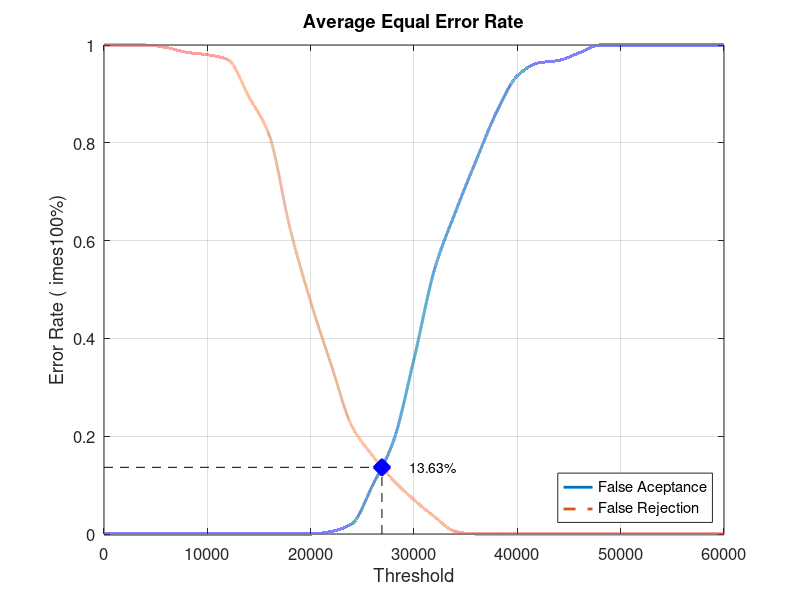
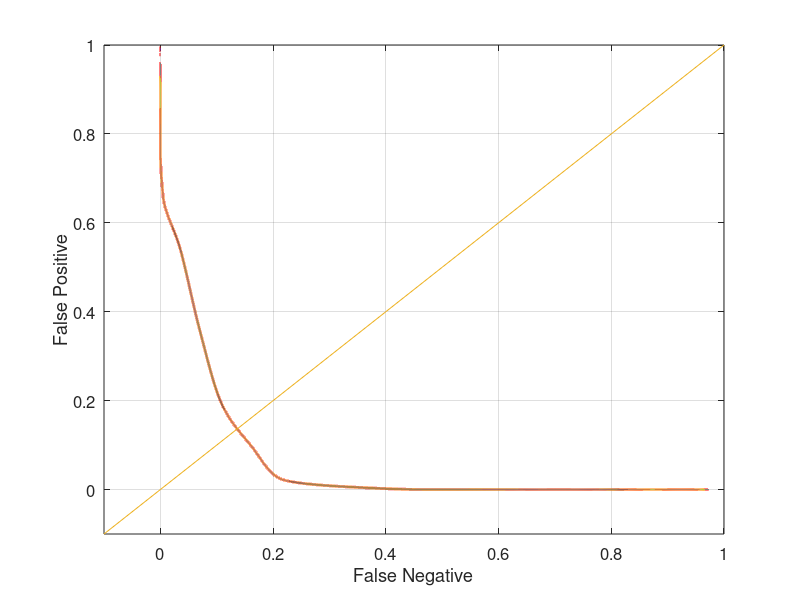

Write the MATLAB code that produced these figures, in order.
close all;
clear;
clc;
x = 0:2000:60000;
xq = 0:0.5:60000;

y0 = [0 0 0 0 0 0 0 0 0 0 0 0.00526316 0.0210526 0.1 0.189474 0.357895 0.542105 0.657895 0.763158 0.863158 0.936842 0.963158 0.968421 0.984211 1 1 1 1 1 1 1]
yy0 = interp1(x, y0, xq, 'pchip');
y1 = [1 1 1 0.995 0.985 0.98 0.97 0.895 0.815 0.625 0.475 0.345 0.22 0.16 0.11 0.07 0.035 0.005 0 0 0 0 0 0 0 0 0 0 0 0 0]
yy1 = interp1(x, y1, xq, 'pchip');

% Calculating EER: 
y2 = abs(y0 - y1);
find(y2 == min(y2))
yy2 = abs(yy0 - yy1);
xEER = find(yy2 == min(yy2));
xEERIndex = xq(xEER) % X-axis EER
yEER = yy0(xEER) % Y-axis EER

main = figure
plot(xq, yy0,'-','LineWidth', 2);	hold on
plot(xq, yy1,'--','LineWidth', 2);	hold on
plot([xEERIndex xEERIndex], [0 yEER], 'k--');	hold on
plot([0 xEERIndex], [yEER yEER], 'k--');	hold on
plot(xEERIndex, yEER, 'bx', 'LineWidth', 10);	hold on
text(xEERIndex + 10 * xEERIndex / 100, yEER, [num2str(round((10000 * yEER)) / 100) '%'])
legend('False Aceptance', 'False Rejection', 'Location', 'SouthEast')
xlabel('Threshold')
ylabel('Error Rate (	imes100%)')
title('Average Equal Error Rate')
set(gca, 'FontSize', 12)
axis([0 60000 0 1])
grid on

print(main, 'Database1_3Main', '-dpng');
FNRxFPR = figure('Color', [1 1 1]);
plot(yy1, yy0, '-', yy1, yy0, 'LineWidth', 2);
hold on
y = -0.1:0.1:1
plot(y, y); 
set(gca, 'FontSize', 12)
xlabel('False Negative')
ylabel('False Positive')
axis([-0.1 1 -0.1 1])
set(gca, 'FontSize', 12)
grid on

print(FNRxFPR, 'Database1_3FNRxFPR','-dpng');
